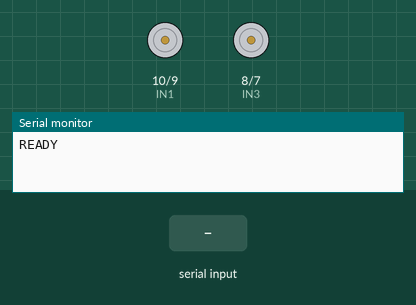
A sketch run on a simulated Arduino Uno, built with avr-gcc and run on an emulated ATmega328P. Shown: motor-driver pin pairs drawn as motors (green arrow = first pin HIGH = forward, orange = second pin HIGH = backward, longer = more drive, scaled by the enable pin), the last lines printed to the serial monitor. Inputs (shaded band) come from the test bench.

Above: at 2.2 s.
2.3 s: "F\n" received over Serial
At 2.9 s:
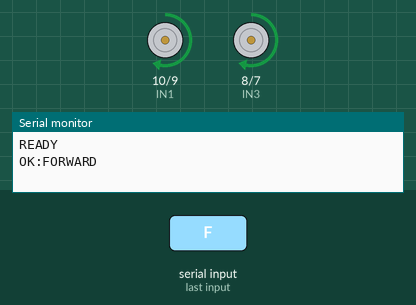
3.8 s: "B\n" received over Serial
At 5.0 s:
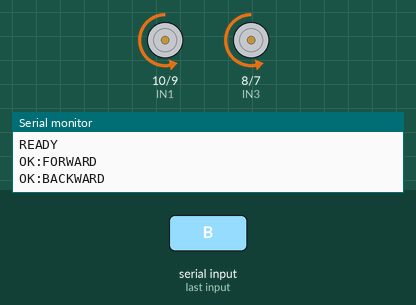
5.3 s: "L\n" received over Serial
At 6.4 s:
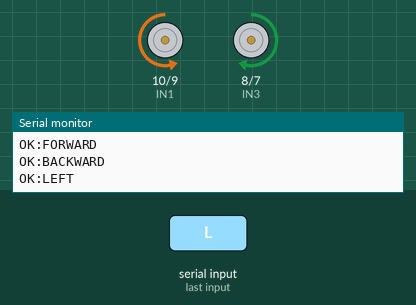
6.8 s: "R\n" received over Serial
At 7.5 s:
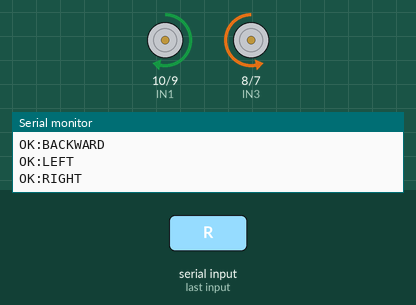
Timing chart, 0 to 9.3 s (numbered marks = the images above; inputs shaded):
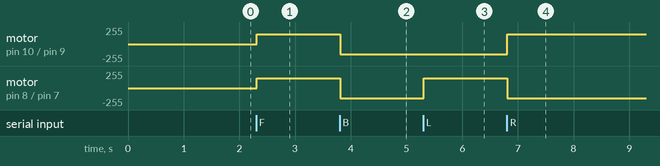

The sketch:

motor_control.ino
```cpp
/*
 * Motor Control for Autonomous Navigation
 * Receives commands from Raspberry Pi via USB Serial
 * Author: R Bharani Bhushan
 */

// ─────────────────────────────────────
// MOTOR PINS (L298N)
// ─────────────────────────────────────
#define ENA 11  // Left speed PWM
#define IN1 10  // Left forward
#define IN2 9   // Left backward
#define IN3 8   // Right forward
#define IN4 7   // Right backward
#define ENB 6   // Right speed PWM

int spd = 150;  // Default speed (0-255)

void setup() {
  pinMode(ENA, OUTPUT);
  pinMode(IN1, OUTPUT);
  pinMode(IN2, OUTPUT);
  pinMode(IN3, OUTPUT);
  pinMode(IN4, OUTPUT);
  pinMode(ENB, OUTPUT);
  stopMotors();
  Serial.begin(9600);
  delay(1000);
  Serial.println("READY");
}

void loop() {
  if (Serial.available() > 0) {
    String cmd = "";
    while (Serial.available() > 0) {
      char c = Serial.read();
      if (c != '\n' && c != '\r') {
        cmd += c;
      }
    }
    delay(10);

    if (cmd == "F") {
      moveForward();
      Serial.println("OK:FORWARD");
    }
    else if (cmd == "B") {
      moveBackward();
      Serial.println("OK:BACKWARD");
    }
    else if (cmd == "L") {
      turnLeft();
      Serial.println("OK:LEFT");
    }
    else if (cmd == "R") {
      turnRight();
      Serial.println("OK:RIGHT");
    }
    else if (cmd == "S") {
      stopMotors();
      Serial.println("OK:STOP");
    }
    else if (cmd == "READY") {
      Serial.println("OK:READY");
    }
    else if (cmd.startsWith("SPD")) {
      spd = constrain(cmd.substring(3).toInt(), 0, 255);
      Serial.print("OK:SPD:");
      Serial.println(spd);
    }
    else if (cmd.startsWith("TL")) {
      int deg = cmd.substring(2).toInt();
      turnLeftDeg(deg);
      Serial.println("OK:TL");
    }
    else if (cmd.startsWith("TR")) {
      int deg = cmd.substring(2).toInt();
      turnRightDeg(deg);
      Serial.println("OK:TR");
    }
    else if (cmd.startsWith("MF")) {
      int ms = cmd.substring(2).toInt();
      moveForwardTime(ms);
      Serial.println("OK:MF");
    }
    else if (cmd.length() > 0) {
      Serial.println("ERR:UNKNOWN");
    }
  }
}

void moveForward() {
  digitalWrite(IN1, HIGH);
  digitalWrite(IN2, LOW);
  analogWrite(ENA, spd);
  digitalWrite(IN3, HIGH);
  digitalWrite(IN4, LOW);
  analogWrite(ENB, spd);
}

void moveBackward() {
  digitalWrite(IN1, LOW);
  digitalWrite(IN2, HIGH);
  analogWrite(ENA, spd);
  digitalWrite(IN3, LOW);
  digitalWrite(IN4, HIGH);
  analogWrite(ENB, spd);
}

void turnLeft() {
  digitalWrite(IN1, LOW);
  digitalWrite(IN2, HIGH);
  analogWrite(ENA, spd);
  digitalWrite(IN3, HIGH);
  digitalWrite(IN4, LOW);
  analogWrite(ENB, spd);
}

void turnRight() {
  digitalWrite(IN1, HIGH);
  digitalWrite(IN2, LOW);
  analogWrite(ENA, spd);
  digitalWrite(IN3, LOW);
  digitalWrite(IN4, HIGH);
  analogWrite(ENB, spd);
}

void stopMotors() {
  digitalWrite(IN1, LOW);
  digitalWrite(IN2, LOW);
  digitalWrite(IN3, LOW);
  digitalWrite(IN4, LOW);
  analogWrite(ENA, 0);
  analogWrite(ENB, 0);
}

void moveForwardTime(int ms) {
  moveForward();
  delay(ms);
  stopMotors();
}

void turnLeftDeg(int deg) {
  int turnTime = deg * 8;
  turnLeft();
  delay(turnTime);
  stopMotors();
}

void turnRightDeg(int deg) {
  int turnTime = deg * 8;
  turnRight();
  delay(turnTime);
  stopMotors();
}
```

Measured:
- after the input at 2.3 s, motor on pin 10 (IN1) / pin 9 (IN2), motor on pin 8 (IN3) / pin 7 (IN4): stopped → forward 150/255 at once
- after the input at 3.8 s, motor on pin 10 (IN1) / pin 9 (IN2), motor on pin 8 (IN3) / pin 7 (IN4): forward 150/255 → backward 150/255 at once
- after the input at 5.3 s, motor on pin 8 (IN3) / pin 7 (IN4): backward 150/255 → forward 150/255 at once
- after the input at 6.8 s, motor on pin 10 (IN1) / pin 9 (IN2): backward 150/255 → forward 150/255 at once; motor on pin 8 (IN3) / pin 7 (IN4): forward 150/255 → backward 150/255 at once
